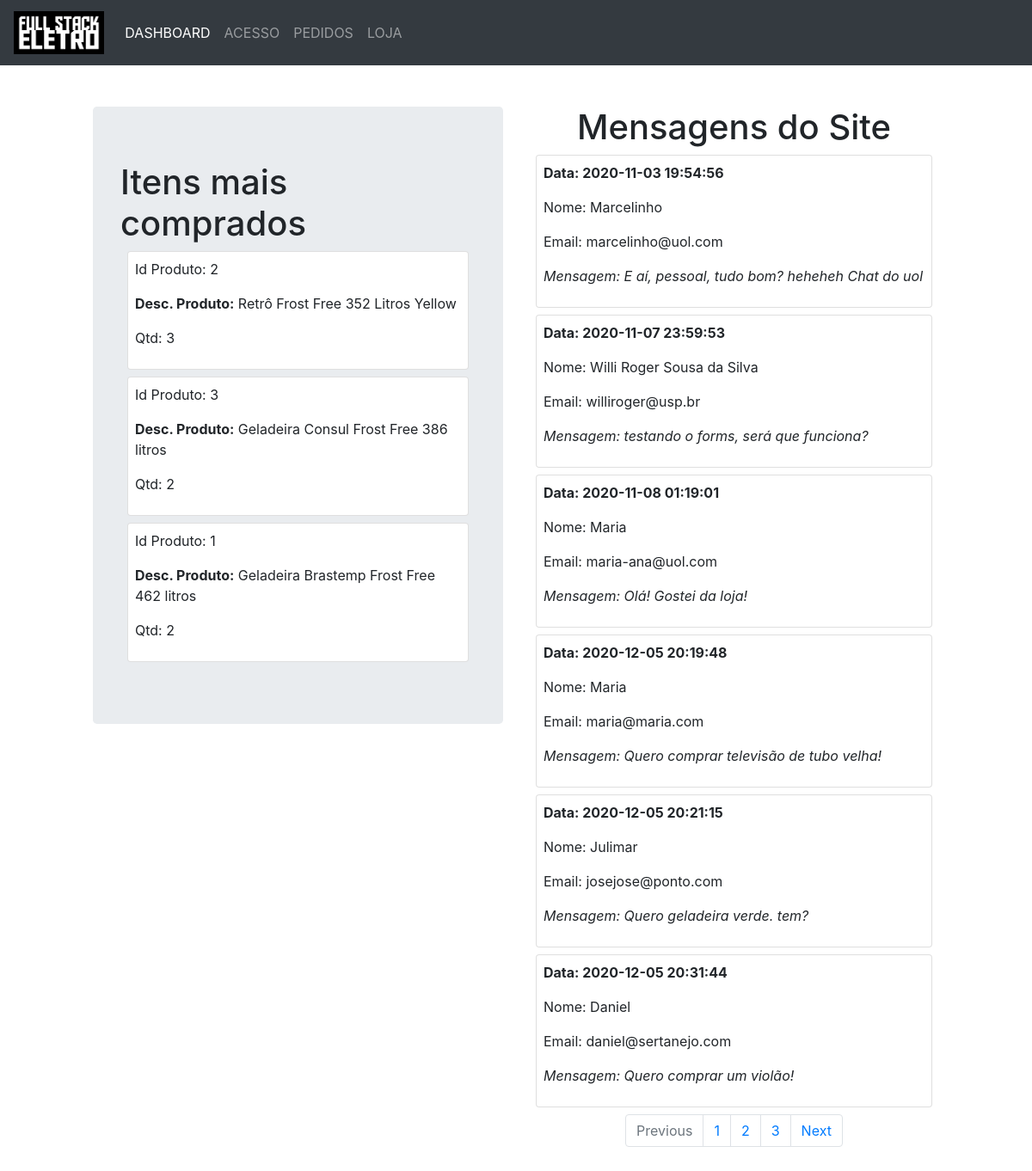
/src/dashboard/index.php, run on the app's committed database.
### tables this page shows
CREATE TABLE `comentarios` (
  `id` int(11) NOT NULL,
  `nome` varchar(100) DEFAULT NULL,
  `email` varchar(100) DEFAULT NULL,
  `msg` varchar(300) DEFAULT NULL,
  `data` datetime DEFAULT current_timestamp()
);

### src/dashboard/index.php (the view, shortened to what this page needs)
<?php
    $servername = "localhost";
    $username = "root";
    $password = "";
    $database = "bd_fs";
    $conn = mysqli_connect($servername, $username, $password, $database);
?>
<!DOCTYPE html>
<html lang="pt-br">
  <head>
    <link rel="stylesheet" href="https://cdnjs.cloudflare.com/ajax/libs/font-awesome/4.7.0/css/font-awesome.min.css">
    <link rel="stylesheet" href="https://cdn.jsdelivr.net/npm/bootstrap@4.5.3/dist/css/bootstrap.min.css">
    <link rel="stylesheet" href="https://cdnjs.cloudflare.com/ajax/libs/font-awesome/4.7.0/css/font-awesome.min.css">
    <link rel="stylesheet" href="https://cdnjs.cloudflare.com/ajax/libs/simple-line-icons/2.4.1/css/simple-line-icons.min.css">
  </head>
  <body>
<div>
    <nav class="navbar navbar-expand-lg navbar-dark bg-dark">
        <a class="navbar-brand" href="#">
            <img src="./logo.png" height="50px" class="align-top" alt="">
        </a>
        <ul class="navbar-nav mr-auto">
            <li class="nav-item active">
                <a class="nav-link" href="./index.php">DASHBOARD<span class="sr-only">(current)</span></a>
            </li>
            <li class="nav-item">
                <a class="nav-link" href="#">ACESSO</a>
            </li>
            <li class="nav-item">
                <a class="nav-link" href="#">PEDIDOS</a>
            </li>
            <li class="nav-item">
                <a class="nav-link" href="http://localhost:3000/">LOJA</a>
            </li>
        </ul>
    </nav>
</div>
<div class="container">
    <div class="row m-5">
        <div class="col">
            <div class="jumbotron">
                <h1 class="display-5">Itens mais comprados</h1>
                <?php
                    $sql = "SELECT tb_pedidos.id_prod, tb_produto.descricao_prod, COUNT(tb_pedidos.id_prod) AS Qtd FROM tb_produto INNER JOIN tb_pedidos ON tb_pedidos.id_prod = tb_produto.id_prod GROUP BY id_prod HAVING COUNT(tb_pedidos.id_prod)> 1 ORDER BY COUNT(tb_pedidos.id_prod) DESC";
                    $result = $conn->query($sql);
                    if ($result->num_rows > 0) {
                        while($rows = $result->fetch_assoc()){
                ?>
                <div class="card m-2 p-2">
                    <p>Id Produto: <?php echo $rows["id_prod"]; ?></p>
                    <p><b>Desc. Produto:</b> <?php echo $rows["descricao_prod"]; ?></p>
                    <p>Qtd: <?php echo $rows["Qtd"]; ?></p>
                </div>
                <?php
                        }
                    }else {
                        echo "Nenhum produto com mais de 1 compra";
                    }
                ?>
            </div>
        </div>
        <div class="col">
            <h1><center>Mensagens do Site</center></h1>
            <?php
                    $sql = "select * from comentarios";
                    $result = $conn->query($sql);
                    if ($result->num_rows > 0) {
                        while($rows = $result->fetch_assoc()){
                ?>
                <div class="card m-2 p-2">
                    <p style="font-weight: bold;">Data: <?php echo $rows["data"]; ?></p>
                    <p>Nome: <?php echo $rows["nome"]; ?></p>
                    <p>Email: <?php echo $rows["email"]; ?></p>
                    <p style="font-style: italic;">Mensagem: <?php echo $rows["msg"]; ?></p>
                </div>
                <?php
                        }
                    }else {
                        echo "Nenhum comentário ainda!";
                    }
            ?>
            <nav aria-label="Page navigation example">
            <ul class="pagination justify-content-center">
                <li class="page-item disabled">
                <a class="page-link" href="#" tabindex="-1">Previous</a>
                </li>
                <li class="page-item"><a class="page-link" href="#">1</a></li>
                <li class="page-item"><a class="page-link" href="#">2</a></li>
                <li class="page-item"><a class="page-link" href="#">3</a></li>
                <li class="page-item">
                <a class="page-link" href="#">Next</a>
                </li>
            </ul>
            </nav>
        </div>
    </div>
</div>
  </body>
</html>

### data on the page
comentarios: data "2020-11-03 19:54:56", nome "Marcelinho", email "marcelinho@uol.com", msg "E aí, pessoal, tudo bom? heheheh Chat do uol"
comentarios: data "2020-11-07 23:59:53", nome "Willi Roger Sousa da Silva", email "williroger@usp.br", msg "testando o forms, será que funciona?"
comentarios: data "2020-11-08 01:19:01", nome "Maria", email "maria-ana@uol.com", msg "Olá! Gostei da loja!"
comentarios: data "2020-12-05 20:19:48", nome "Maria", email "maria@maria.com", msg "Quero comprar televisão de tubo velha!"
comentarios: data "2020-12-05 20:21:15", nome "Julimar", email "josejose@ponto.com", msg "Quero geladeira verde. tem?"
comentarios: data "2020-12-05 20:31:44", nome "Daniel", email "daniel@sertanejo.com", msg "Quero comprar um violão!"

### other printed values
$rows["id_prod"] "2"
$rows["descricao_prod"] "Retrô Frost Free 352 Litros Yellow"
$rows["Qtd"] "3"
$rows["id_prod"] "3"
$rows["descricao_prod"] "Geladeira Consul Frost Free 386 litros"
$rows["Qtd"] "2"
$rows["id_prod"] "1"
$rows["descricao_prod"] "Geladeira Brastemp Frost Free 462 litros"
